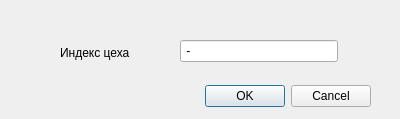
<?xml version="1.0" encoding="UTF-8"?>
<ui version="4.0">
 <class>ws</class>
 <widget class="QDialog" name="ws">
  <property name="geometry">
   <rect>
    <x>0</x>
    <y>0</y>
    <width>400</width>
    <height>119</height>
   </rect>
  </property>
  <property name="windowTitle">
   <string>Dialog</string>
  </property>
  <widget class="QDialogButtonBox" name="buttonBox">
   <property name="geometry">
    <rect>
     <x>30</x>
     <y>80</y>
     <width>341</width>
     <height>32</height>
    </rect>
   </property>
   <property name="orientation">
    <enum>Qt::Horizontal</enum>
   </property>
   <property name="standardButtons">
    <set>QDialogButtonBox::Cancel|QDialogButtonBox::Ok</set>
   </property>
  </widget>
  <widget class="QLabel" name="label_4">
   <property name="geometry">
    <rect>
     <x>60</x>
     <y>20</y>
     <width>158</width>
     <height>66</height>
    </rect>
   </property>
   <property name="text">
    <string>Индекс цеха</string>
   </property>
  </widget>
  <widget class="QLineEdit" name="lineEdit_2">
   <property name="geometry">
    <rect>
     <x>180</x>
     <y>40</y>
     <width>158</width>
     <height>22</height>
    </rect>
   </property>
   <property name="inputMask">
    <string>A-dddd</string>
   </property>
   <property name="text">
    <string>-</string>
   </property>
  </widget>
 </widget>
 <resources/>
 <connections>
  <connection>
   <sender>buttonBox</sender>
   <signal>accepted()</signal>
   <receiver>ws</receiver>
   <slot>accept()</slot>
   <hints>
    <hint type="sourcelabel">
     <x>248</x>
     <y>254</y>
    </hint>
    <hint type="destinationlabel">
     <x>157</x>
     <y>274</y>
    </hint>
   </hints>
  </connection>
  <connection>
   <sender>buttonBox</sender>
   <signal>rejected()</signal>
   <receiver>ws</receiver>
   <slot>reject()</slot>
   <hints>
    <hint type="sourcelabel">
     <x>316</x>
     <y>260</y>
    </hint>
    <hint type="destinationlabel">
     <x>286</x>
     <y>274</y>
    </hint>
   </hints>
  </connection>
 </connections>
</ui>
